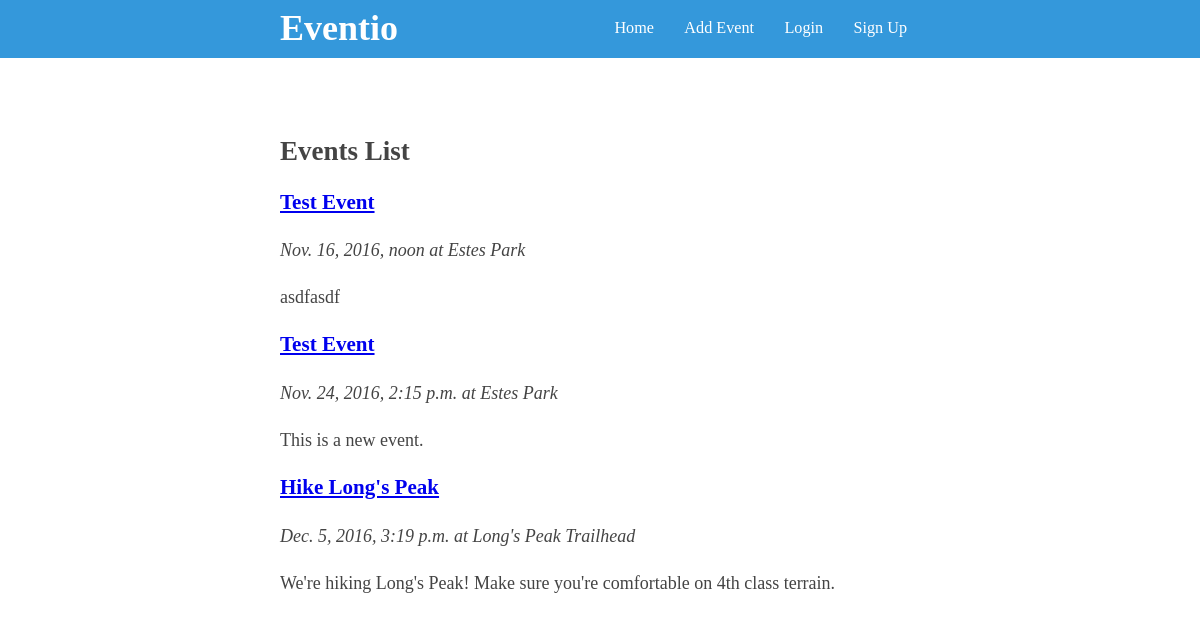
Before: / with the older database file.
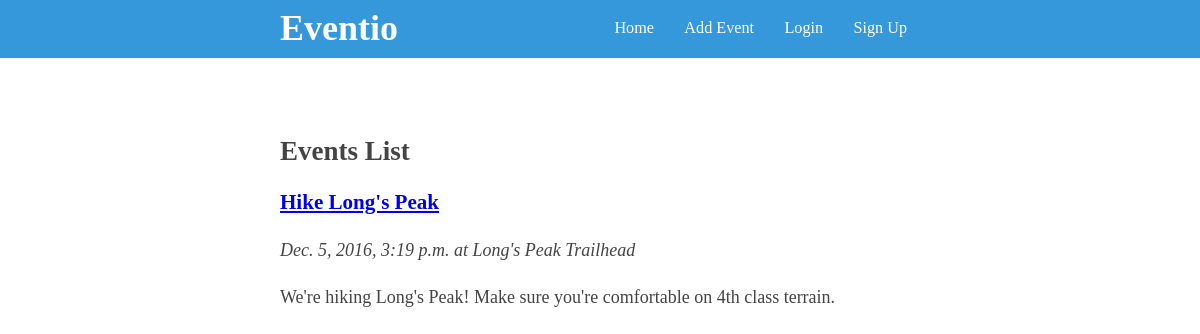
After: the same page with the newer database file.
### events/models.py (models this page shows, shortened)
class Event(models.Model):
    name = models.CharField(max_length=255)
    description = models.TextField()
    start_time = models.DateTimeField()
    location = models.CharField(max_length=255)
    owner = models.ForeignKey(User, related_name='authored_events')
    price = models.DecimalField(blank=True, null=True, decimal_places=2, max_digits=6)
    capacity = models.PositiveSmallIntegerField(blank=True, null=True)

### events/views.py (the view)
# urls.py: url(r'^$', index, name='home'),
def index(request):
    events = Event.objects.filter(start_time__gte=timezone.now()).order_by('start_time')
    return render(request, 'index.html', {'events': events})

### templates/index.html
{% extends '_partials/base.html' %}
{% block content %}
    <h2>Events List</h2>
    {% for event in events %}
        <div class="event">
            <h3><a href="{% url 'event' pk=event.pk %}">{{ event.name }}</a></h3>
            <p><em>{{ event.start_time }} at {{ event.location }}</em></p>
            <p>
                {{ event.description|truncatewords:15 }}
            </p>
        </div>
    {% endfor %}
{% endblock content %}

### templates/_partials/base.html (shortened to what this page needs)
<!DOCTYPE html>{% load staticfiles %}
<head>
    <link rel="stylesheet" href="{% static 'css/app.css' %}">
</head>
<body>
    <nav>
        <div class="container">
            <a class="title" href="/">Eventio</a>
            <div class="menu">
                <a href="/">Home</a>
                <a href="{% url 'event_add' %}">Add Event</a>
                {% if user.is_authenticated %}
                    <a href="{% url 'logout' %}">Sign Out</a>
                {% else %}
                    <a href="{% url 'login' %}">Login</a>
                    <a href="{% url 'signup' %}">Sign Up</a>
                {% endif %}
            </div>
        </div>
    </nav>
    <div class="container">
        {% block content %}{% endblock %}
    </div>
</body>

### assets/css/app.css (style rules this page uses)
body { color: #444; font-size: 18px; line-height: 1.6; margin: 0; padding: 0 0 60px; }
.container { box-sizing: border-box; margin: 0 auto; max-width: 680px; overflow: hidden; padding: 0 20px; position: relative; width: 100%; }
nav { background-color: #3498db; margin-bottom: 3em; }
nav .title { color: white; font-size: 2em; font-weight: bold; text-decoration: none; }
.menu { float: right; }
.menu a { color: white; display: inline-block; font-size: 0.9em; padding: 1em 0.8em; text-decoration: none; }
h1, h2, h3 { line-height: 1.2; }

Changed rows visible on the page:
removed Event: name "Test Event", start_time "Nov. 16, 2016, noon", location "Estes Park", description "asdfasdf"
removed Event: name "Test Event", start_time "Nov. 24, 2016, 2:15 p.m.", location "Estes Park", description "This is a new event."
